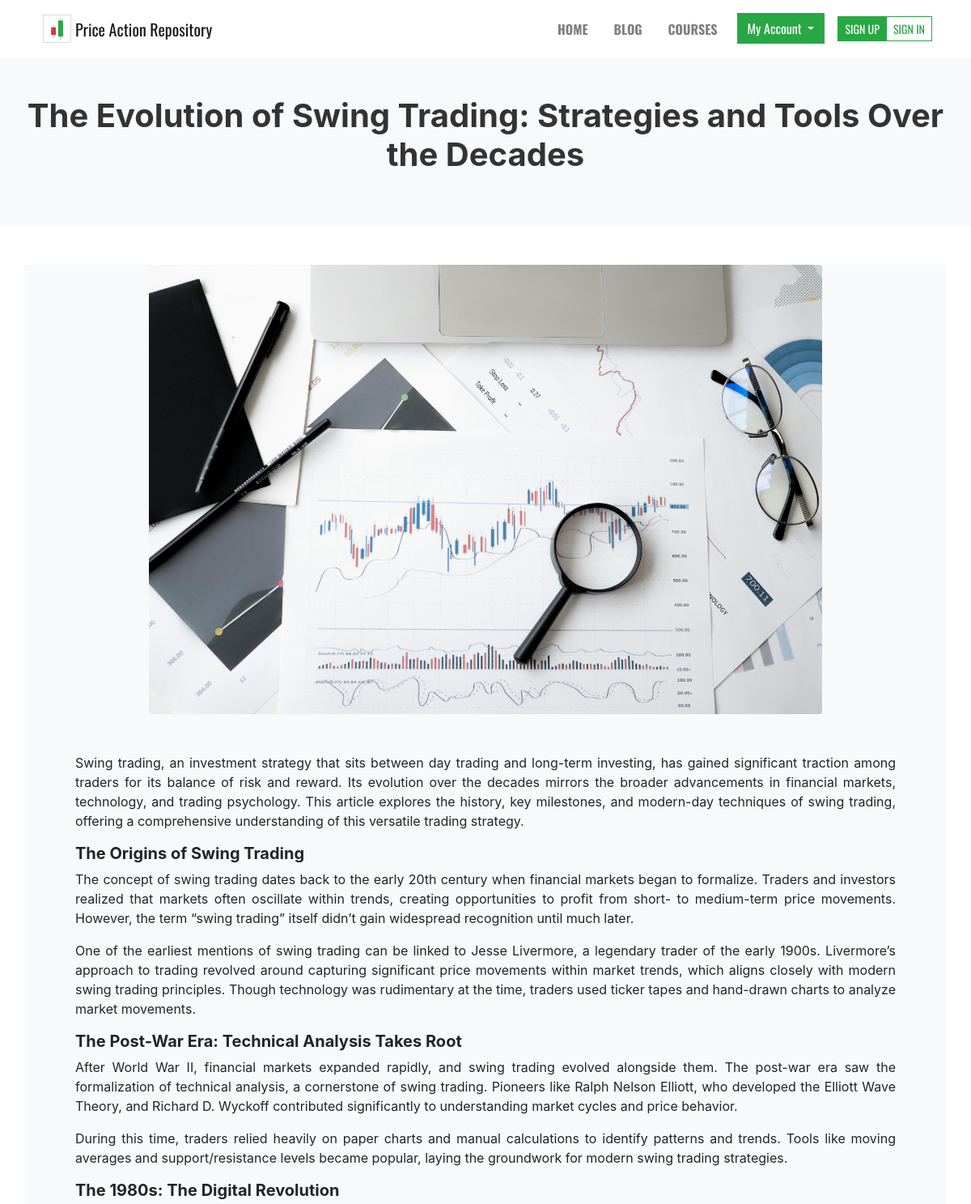
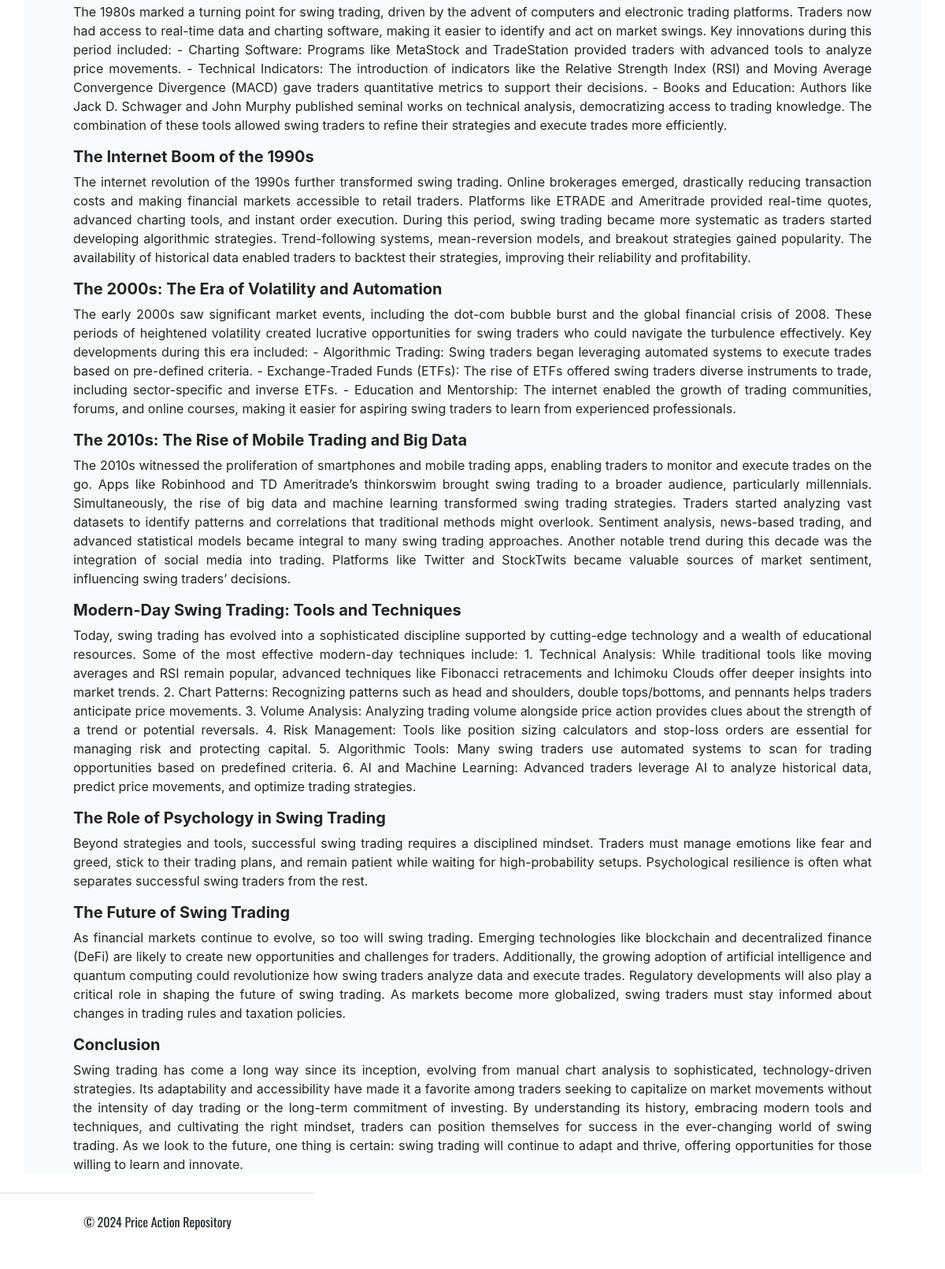
The page /blog/the-evolution-of-swing-trading-strategies-and-tools-over-the-decades (signed in) on the database its author committed (2 pictures, top to bottom).
### blog/models.py (models this page shows, shortened)
class BlogPost(models.Model):
    title = models.CharField(max_length=200, unique=True)
    post_url = models.SlugField(max_length=200, unique=True, blank=True)
    image = models.ImageField(upload_to="media/blog_images/", blank=True, null=True)
    image_alt = models.CharField(max_length=255, blank=True, null=True)
    author = models.ForeignKey(User, on_delete=models.CASCADE)
    updated_at = models.DateField(default=now)
    published_at = models.DateTimeField(default=now)
    content = RichTextField()
    status_live = models.BooleanField(default=True)
    categories = models.ManyToManyField(Category, related_name='blog_posts', blank=True)

### blog/views.py (the view)
# urls.py: path('blog/<slug:post_url>', BlogPostView.as_view(), name='blog_post_view'),
class BlogPostView(DetailView):
    model = BlogPost
    template_name = 'blogpost.html'
    context_object_name = 'post'
    def get_object(self):
        post_url = self.kwargs.get('post_url')
        post = get_object_or_404(BlogPost, post_url=post_url, status_live=True)
        if not post.status_live:
            raise Http404("Post is not live")
        return post

### blog/templates/blogpost.html (shortened to what this page needs)
{% extends 'base.html' %}
{% block sectionheading %}{{ post.title }}{% endblock sectionheading %}
{% block content %}
<div class="container mt-5 text-justify bg-light">
    <div class="text-center">
        <img src="{{ post.image.url }}" class="img-fluid rounded" style="width: 75%; height: auto;">
    </div>
    <div class="mt-5 px-5">
        {{ post.content | safe }}
    </div>
</div>
{% endblock content %}

### rows shown on the page
BlogPost: title "The Evolution of Swing Trading: Strategies and Tools Over the Decades", image (picture), content "Swing trading, an investment strategy that sits between day trading and long-term investing, has gained significant traction among traders for its balance of risk and reward. Its evolution over the decades mirrors the broader advancements in financial markets, technology, and trading psychology. This article explores the history, key milestones, and modern-day techniques of swing trading, offering a comprehensive understanding of this versatile trading strategy. The Origins of Swing Trading The concept of swing trading dates back to the early 20th century when financial markets began to formalize. Traders and investors realized that markets often oscillate within trends, creating…"
